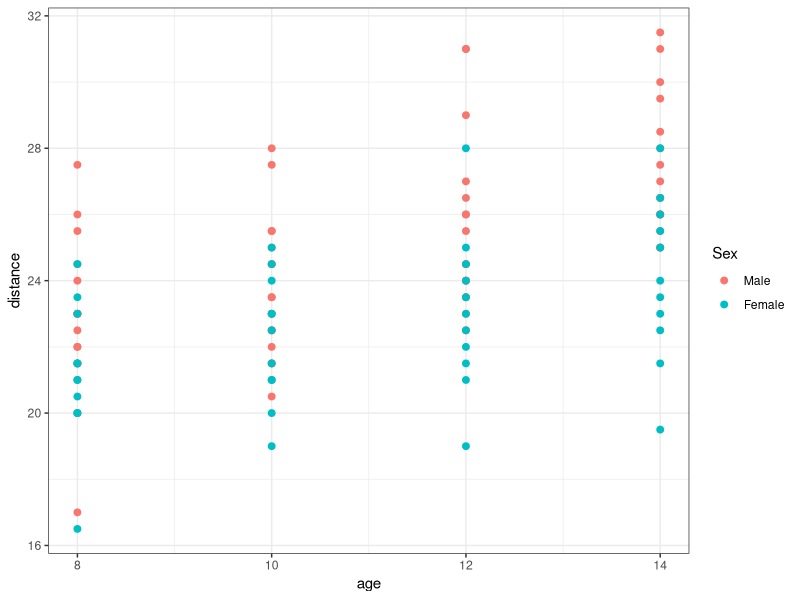
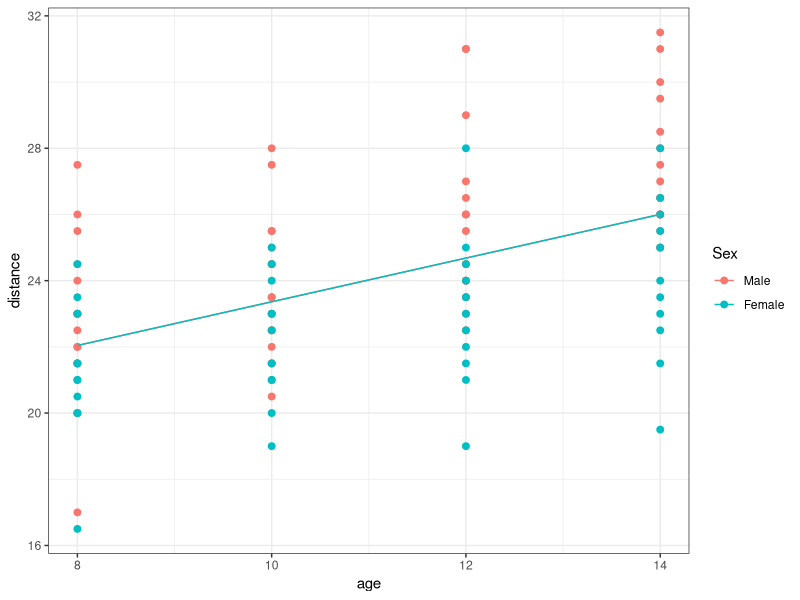
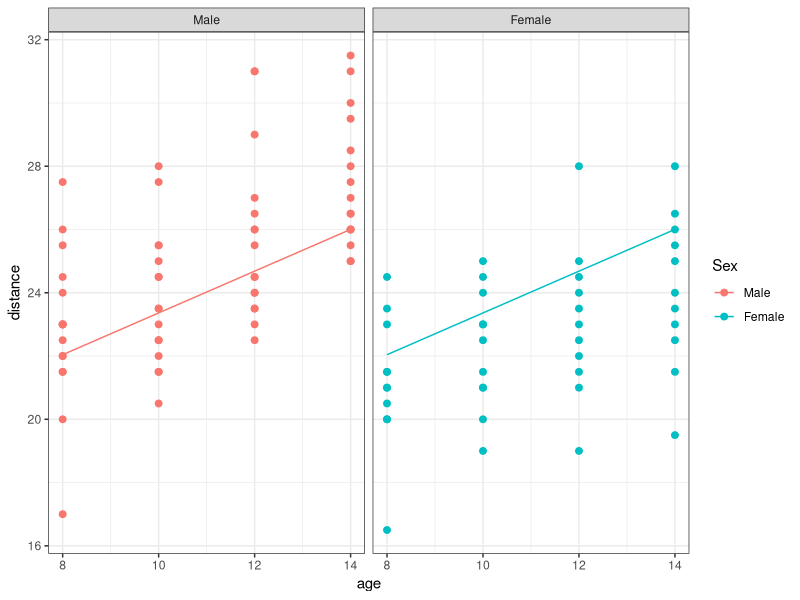
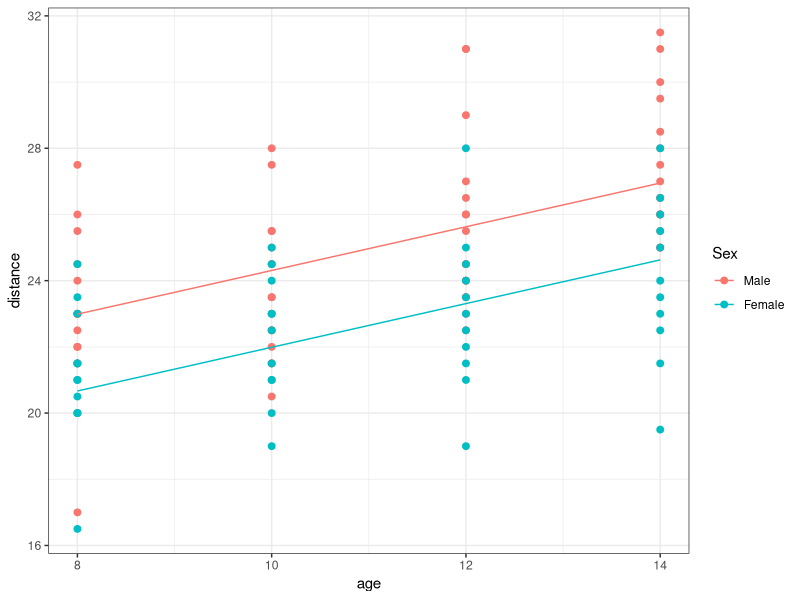
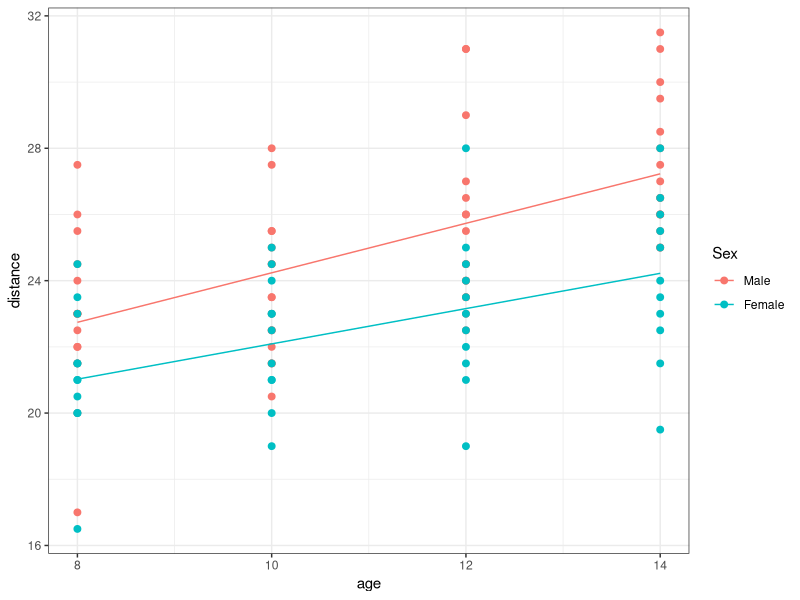
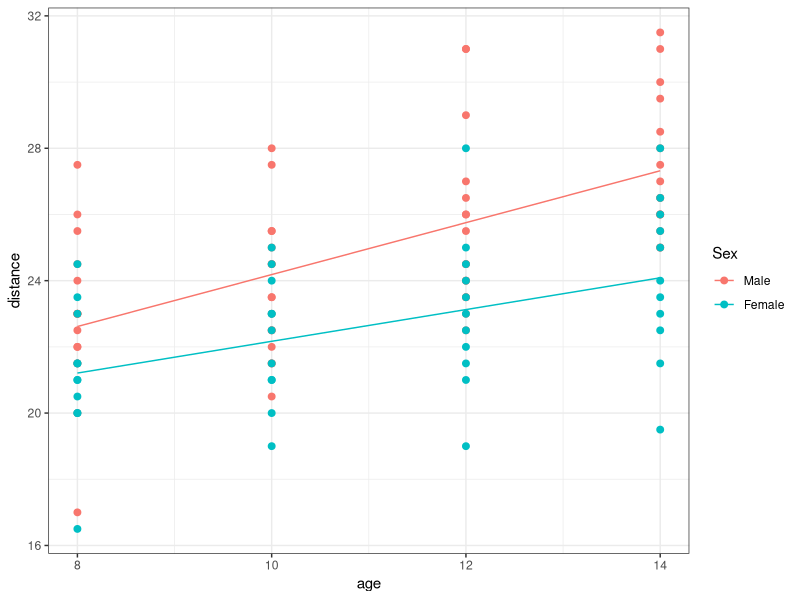
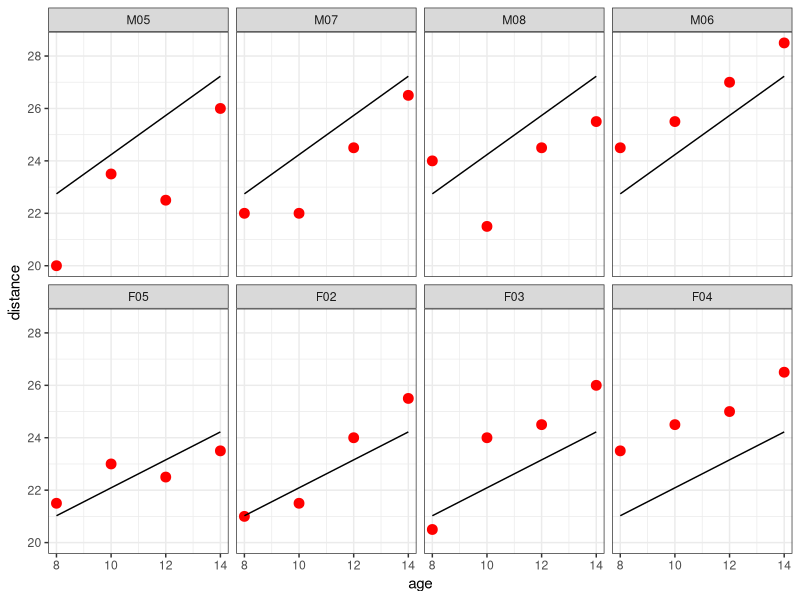
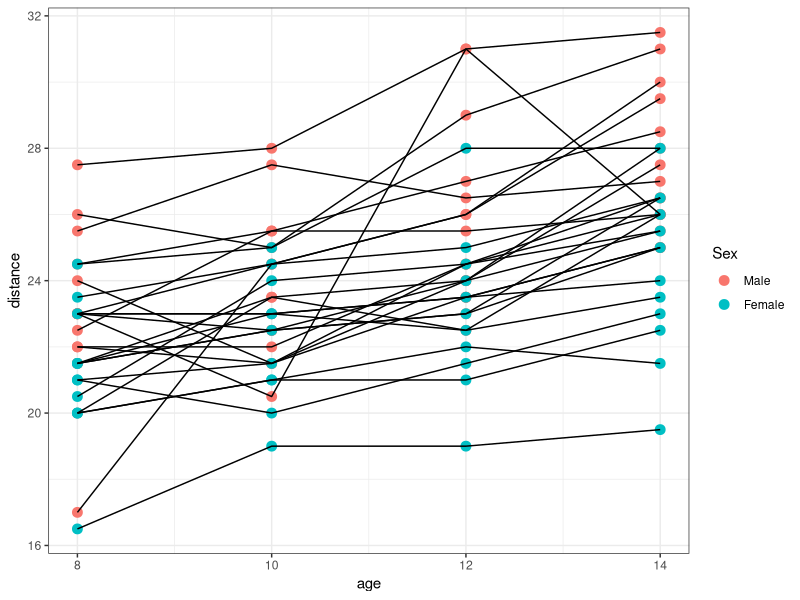

Write R code to recreate these figures, in order.
## ---- chunk 1
library(tidyverse)
library(lattice)
library(lme4)
library(nlme)
theme_set(theme_bw())
## ---- chunk 2
data("Orthodont", package = "nlme")
Orthodont %>% rmarkdown::paged_table()
## ---- chunk 3
#| code-fold: true
orthodont_plot <- Orthodont %>% 
  ggplot() + aes(x = age, y = distance, color = Sex) + geom_point(size = 2)
orthodont_plot
## ---- chunk 4
lm1 <- lm(distance~age, data=Orthodont)
summary(lm1)
## ---- chunk 5
#| code-fold: true
orthodont_plot + geom_line(aes(x = age, y = predict(lm1))) + theme_bw()
## ---- chunk 6
#| code-fold: true
orthodont_plot + geom_line(aes(x = age, y = predict(lm1))) + facet_grid( ~ Sex ) + theme_bw()
## ---- chunk 7
lm2 <- lm(distance~age+Sex, data=Orthodont)
summary(lm2)
Orthodont$pred_lm2 <- predict(lm2)
## ---- chunk 8
#| code-fold: true
orthodont_plot +   
  geom_line(aes(x = age, y = predict(lm2))) + theme_bw()
## ---- chunk 9
lm3 <- lm(distance~age:Sex , data=Orthodont)
summary(lm3)
Orthodont$pred_lm3 <- predict(lm3)
## ---- chunk 10
#| code-fold: true
orthodont_plot + geom_line(aes(x = age, y = predict(lm3))) + theme_bw()
## ---- chunk 11
lm4 <- lm(distance ~ age:Sex + Sex, data = Orthodont)
summary(lm4)
Orthodont$pred_lm4 <- predict(lm4)
## ---- chunk 12
#| code-fold: true
orthodont_plot + geom_line(aes(x = age, y = predict(lm4))) + theme_bw()
## ---- chunk 13
C <- crossprod(model.matrix(lm4))
C / sqrt(outer(diag(C), diag(C)))
## ---- chunk 14
summary(lm(distance ~ age , data = subset(Orthodont, Sex == "Male")))
## ---- chunk 15
lm4b <- lm(distance~age*Sex, data=Orthodont)
summary(lm4b)
## ---- chunk 16
cbind(head(predict(lm4)), head(predict(lm4b)))
## ---- chunk 17
BIC(lm1, lm2, lm3, lm4)
## ---- chunk 18
#| code-fold: true
selected <- c(paste0("M0",5:8),paste0("F0",2:5))
Orthodont_selected <- filter(Orthodont, Subject %in% selected)
Orthodont_selected %>% 
  ggplot() + geom_point(aes(x = age,y = distance), color="red", size=3) + 
  geom_line(aes(x = age, y = predict(lm3, newdata=Orthodont_selected))) + facet_wrap(~Subject, nrow=2) 
## ---- chunk 19
#| code-fold: true
ggplot(data = Orthodont) + 
  geom_point(aes(x = age, y = distance, color = Sex), size = 3) + 
  geom_line(aes(x = age, y = distance, group = Subject)) + theme_bw()
## ---- chunk 20
lmem <- lmer(distance ~ age + (age|Subject), data = Orthodont) 
summary(lmem)
## ---- chunk 21
psi.pop <- fixef(lmem)
## ---- chunk 22
Omega <- VarCorr(lmem)$Subject[,]
## ---- chunk 23
sigma2 <- sigma(lmem)^2
## ---- chunk 24
coef(lmem)$Subject[selected, ]
## ---- chunk 25
Orthodont_i <- filter(Orthodont, Subject=="M05")
y_i <- Orthodont_i$distance
A_i <- cbind(1, Orthodont_i$age)
i_O <- solve(Omega)
Gamma_i <- solve(crossprod(A_i) /sigma2 + i_O)
mu_i <- Gamma_i %*% ( crossprod(A_i, y_i) /sigma2 + i_O %*% fixef(lmem))
mu_i
## ---- chunk 26
#| code-fold: true
Orthodont$pred_lmem <- fitted(lmem)
Orthodont %>% filter(Subject %in% selected) %>% 
  ggplot() + geom_point(aes(x = age, y = distance), color="red", size=3) + 
  geom_line(aes(x = age, y = pred_lmem)) + facet_wrap(~ Subject, ncol=4) 
## ---- chunk 27
filter(Orthodont, Subject == "M05")
## ---- chunk 28
mu_i[1] + mu_i[2]*c(8,10,12,14)
## ---- chunk 29
lmer(distance ~ age + (age|Subject), data = Orthodont, REML = FALSE) 
## ---- chunk 30
lmer(distance ~ age + (age || Subject), data = Orthodont) 
## ---- chunk 31
lmer(distance ~ age + (1|  Subject), data = Orthodont) 
## ---- chunk 32
lmer(distance ~ Sex + age:Sex + (1 | Subject), data = Orthodont) 
## ---- chunk 33
lmer(distance ~ age:Sex  + (0 + age | Subject), data = Orthodont) 
## ---- chunk 34
lmer(distance ~ age + (-1 + Sex|Subject), data = Orthodont)
## ---- chunk 35
m1  <- lm(distance ~ age , data=Orthodont) 
m2  <- lm(distance ~ Sex + age , data=Orthodont) 
m3  <- lm(distance ~ 1 + age:Sex , data=Orthodont) 
m4  <- lm(distance ~ Sex + age:Sex , data=Orthodont) 
m5  <- lmer(distance ~ age + (1|Subject) , data=Orthodont) 
m6  <- lmer(distance ~ Sex + age + (1|Subject) , data=Orthodont) 
m7  <- lmer(distance ~ 1 + age:Sex + (1|Subject) , data=Orthodont) 
m8  <- lmer(distance ~ Sex + age:Sex + (1|Subject) , data=Orthodont) 
m9  <- lmer(distance ~ age + (-1+age|Subject) , data=Orthodont) 
m10 <- lmer(distance ~ Sex + age + (-1+age|Subject) , data=Orthodont) 
m11 <- lmer(distance ~ 1 + age:Sex + (-1+age|Subject) , data=Orthodont) 
m12 <- lmer(distance ~ Sex + age:Sex + (-1+age|Subject) , data=Orthodont) 
m13 <- lmer(distance ~ age + (age|Subject) , data=Orthodont) 
m14 <- lmer(distance ~ Sex + age + (age|Subject) , data=Orthodont) 
m15 <- lmer(distance ~ 1 + age:Sex + (age|Subject) , data=Orthodont) 
m16 <- lmer(distance ~ Sex + age:Sex + (age|Subject) , data=Orthodont) 
## ---- chunk 36
BIC(m1,m2,m3,m4,m5,m6,m7,m8,m9,m10,m11,m12,m13,m14,m15,m16)
## ---- chunk 37
Orthodont$pred_final <- fitted(m7)
Orthodont %>% 
  ggplot() + geom_point(aes(x = age, y = distance), color="red", size=2) + 
  geom_line(aes(x = age, y = pred_final)) + facet_wrap(~Subject, ncol=5) 
## ---- chunk 38
confint(m7)
## ---- chunk 39
confint(m7, method="boot")
## ---- chunk 40
dotplot(ranef(m7, condVar=TRUE), strip=FALSE)
## ---- chunk 41
data(Rail, package = "nlme")
Rail$Rail <- factor(Rail$Rail, level = unique(Rail$Rail), ordered = FALSE)
## ---- chunk 42
lm.rail <- lm(travel ~ 0 + Rail, data = Rail)
## ---- chunk 43
coef(lm.rail)
## ---- chunk 44
Rail %>% group_by(Rail) %>%  summarize(mean = mean(travel))
## ---- chunk 45
lme.rail <- lmer(travel ~ 1 + (1 | Rail), data = Rail)
## ---- chunk 46
mean(Rail$travel)
## ---- chunk 47
coef(lme.rail)
## ---- chunk 48
ni <- 3
omega2_hat <- VarCorr(lme.rail)$Rail[1]
sigma2_hat <- attr(VarCorr(lme.rail)[],"sc")^2
mu_hat <- fixed.effects(lme.rail)
yi_hat <- 
  Rail %>% group_by(Rail) %>% summarize(mean_rail = mean(travel)) %>% 
  add_column(mean_pop = fixef(lme.rail))
yi_hat <- 
  yi_hat %>% mutate(
    map = ni*omega2_hat/(ni*omega2_hat+sigma2_hat)*mean_rail + sigma2_hat/(ni*omega2_hat+sigma2_hat)*mu_hat    
  )
yi_hat
## ---- chunk 49
ranef(lme.rail)
## ---- chunk 50
data(ergoStool)
# define "Subject" as a factor with unorderedlevels
ergoStool$Subject <- factor(unclass(ergoStool$Subject))
head(ergoStool)
xtabs(~ Type + Subject, ergoStool)
## ---- chunk 51
lme.ergo1 <- lmer(effort ~ Type + (1 | Subject), data = ergoStool)
## ---- chunk 52
lme.ergo2 <- lmer(effort ~ Subject + (1 | Type) , data = ergoStool)
## ---- chunk 53
lme.ergo3 <- lmer(effort ~ (1|Subject) + (1|Type) , data = ergoStool)
## ---- chunk 54
lm.ergo <- lm(effort ~ Type , data = ergoStool)
cat("Residual standard error: ",summary(lm.ergo)$sigma)
## ---- chunk 55
BIC(lm.ergo, lme.ergo1, lme.ergo2, lme.ergo3)
## ---- chunk 56
data(Machines)
Machines$Worker <- factor(Machines$Worker, levels=unique(Machines$Worker))
Machines %>% rmarkdown::paged_table()
xtabs(~ Machine + Worker, Machines)
## ---- chunk 57
lme.machine1 <- lmer(score ~ Machine + (1|Worker), data = Machines)
## ---- chunk 58
lme.machine2 <- lmer(score ~ Machine +  (1|Worker) + (1|Worker:Machine), data = Machines)
## ---- chunk 59
lme.machine3 <- lmer(score ~ (1|Machine) + (1|Worker), data = Machines)
## ---- chunk 60
lme.machine4 <- lmer(score ~ (1|Machine) + (1|Worker) + (1|Worker:Machine), data = Machines)
## ---- chunk 61
BIC(lme.machine1, lme.machine2, lme.machine3, lme.machine4)
